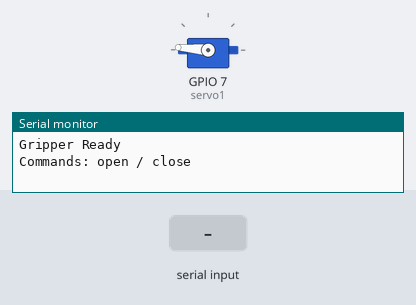
Bench run of a sketch on a simulated ESP32. On the bench: servo, the last lines printed to the serial monitor. The test bench sets the inputs (shaded band).

Above: at 1.2 s.
1.3 s: "close\n" received over Serial
At 2.5 s:
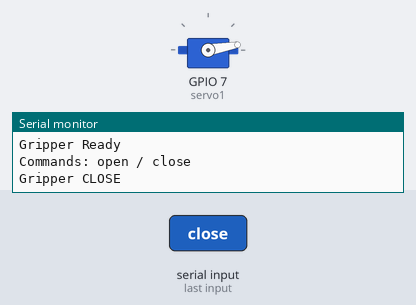
2.8 s: "open\n" received over Serial
At 3.7 s:
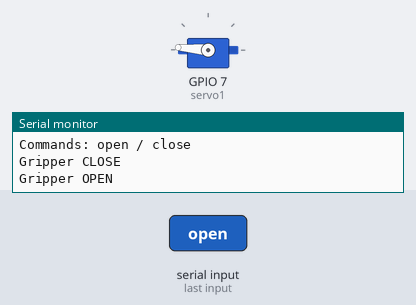
Timing chart, 0 to 5.8 s (numbered marks = the images above; inputs shaded):
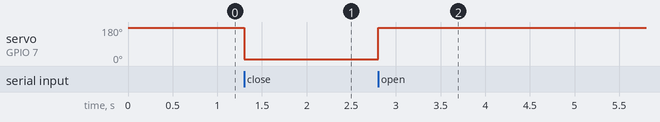

Measured:
- after the input at 1.3 s, servo on GPIO 7 (servo1): 175° → 10° at once
- after the input at 2.8 s, servo on GPIO 7 (servo1): 10° → 175° at once

The sketch:

servo_open_close_calibrated.ino
```cpp
#include <ESP32Servo.h>

Servo servo1;

// 🔧 Calibrated values (change if needed)
int openPos = 175;
int closePos = 10;

void setup() {
  Serial.begin(115200);

  servo1.setPeriodHertz(50);
  servo1.attach(7, 500, 2500);

  servo1.write(openPos);

  Serial.println("Gripper Ready");
  Serial.println("Commands: open / close");
}

void loop() {

  if (Serial.available()) {

    String cmd = Serial.readStringUntil('\n');
    cmd.trim();

    if (cmd == "open") {
      servo1.write(openPos);
      Serial.println("Gripper OPEN");
    }

    else if (cmd == "close") {
      servo1.write(closePos);
      Serial.println("Gripper CLOSE");
    }
  }
}
```
